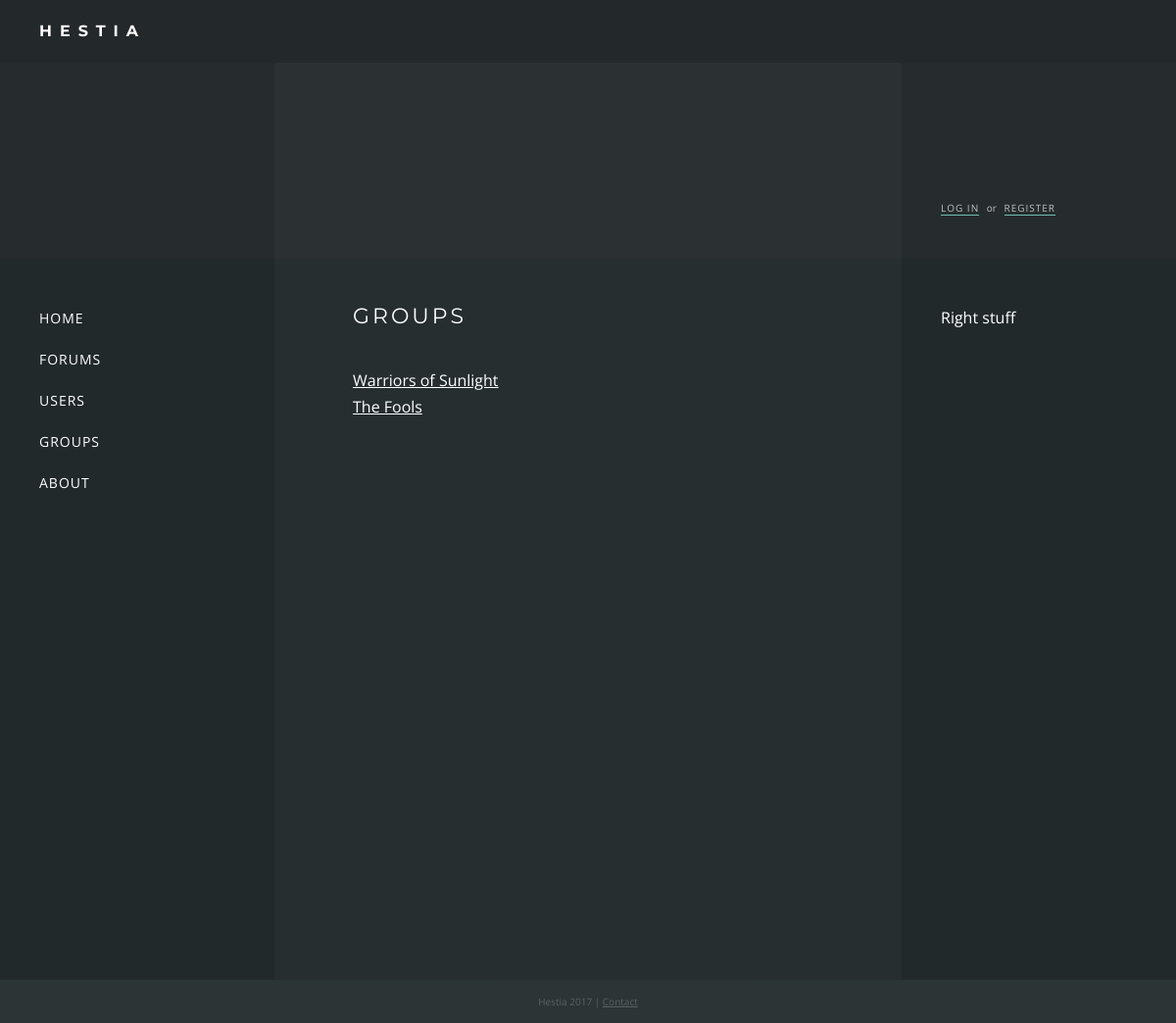
The app's page /groups/, older data.
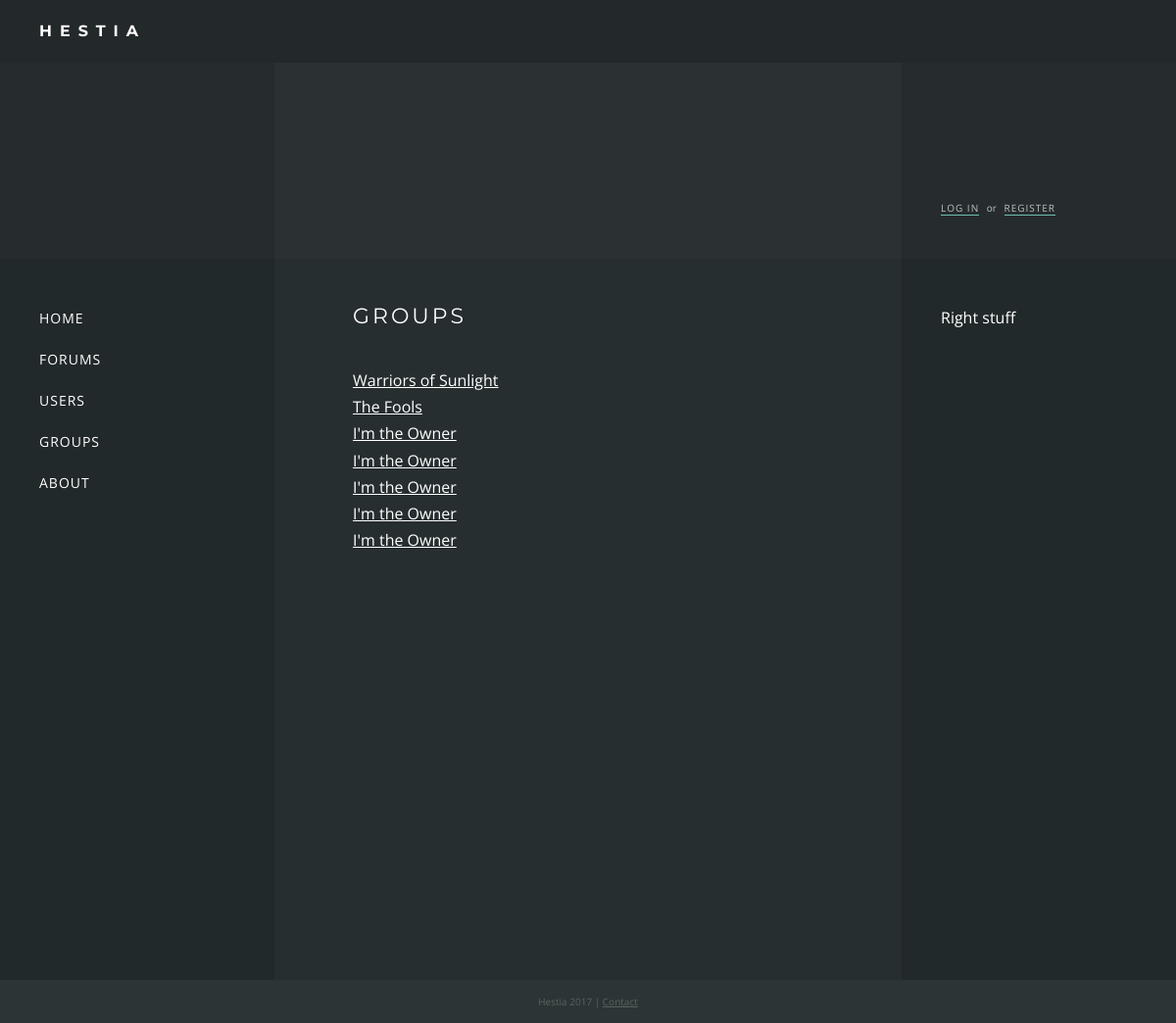
The same page, newer data.
### groups/models.py (models this page shows, shortened)
class Group(models.Model):
    name = models.CharField(max_length=200)
    description = models.CharField(max_length=200)
    created = models.DateTimeField('date created')
    icon = models.ImageField(upload_to='static/group_icons', blank=True)
    members = models.ManyToManyField(User, through='Membership')

### groups/views.py (the view)
def index(request):
    groups = Group.objects.all()
    return render(request, 'groups/index.html', {'groups':groups})

### groups/templates/groups/index.html
{% extends "base.html" %}
{% block content %}
    <h1>{% block title %}Groups{% endblock %}</h1>
    <ul>
    {% for group in groups %}
        <li><a href="/groups/{{ group.id }}">{{ group.name }}</a></li>
    {% endfor %}
    </ul>
{% endblock %}

### templates/base.html (shortened to what this page needs)
{% load static %}
<!DOCTYPE html>
<html>
<head>
	<link rel="stylesheet" type="text/css" href="{% static 'forums/style.css' %}" />
</head>
<body>
<div class="wrapper">
	<div class="header"><div class="title">Hestia</div></div>
	<div class="hero">
		<div class="box sidebar">
		</div>
		<div class="box content">
		</div>
		<div class="box sidebar auth">
		{% if user.is_authenticated %}
			<div class="name">Hello, <a href="/users/profile/{{ user.username }}">{{ user.username }}</a></div>
			<a href="/users/logout">Log out</a>
		{% else %}
			<a href="/users/login">Log in</a> <span>or</span> <a href="/users/register">Register</a>
		{% endif %}
		</div>
	</div>
	<div class="main">
		<div class="box sidebar">
			<nav>
			<ul>
			<li><a href="/">Home</a></li>
			<li><a href="/forums">Forums</a></li>
			<li><a href="/users">Users</a></li>
			<li><a href="/groups">Groups</a></li>
			<li><a href="/about">About</a></li>
			</ul>
			</nav>
		</div>
		<div class="box content">
			{% block content %}{% endblock %}
		</div>
		<div class="box sidebar">
			Right stuff
		</div>
	</div>
	<div class="footer">Hestia 2017 | <a href="">Contact</a></div>
</div>
</body>
</html>

### forums/static/forums/style.css (style rules this page uses)
* { margin:0; padding:0; }
html, body { height: 100%; }
body { font-family: 'Open Sans', sans-serif; background: #2F3838; color: #FFF; line-height: 1.5em; }
a { color: #FFF; }
h1 { font-family: 'Montserrat', sans-serif; font-size: 22px; text-transform: uppercase; letter-spacing: 3px; font-weight: normal; margin-bottom: 40px; }
li { list-style-type: none; line-height: 1.7em; }
.wrapper { height: 100%; display: table; width: 100%; }
.header { font-family: 'Montserrat', sans-serif; display: table-row; height: 1px; background: #23282A; }
.title { padding: 20px; padding-left: 40px; text-transform: uppercase; letter-spacing: 8px; font-weight: bold; }
.main { height: 100%; display: table; width: 100%; background: #262E30; }
.main .sidebar { width: 200px; background: #22292B; }
.hero { height: 200px; display: table; width: 100%; background: #2B3133; }
.hero .sidebar { width: 200px; background: rgba(34, 41, 43, 0.5); }
.box { display: table-cell; padding: 40px; }
.content { padding: 40px 80px; }
nav li { font-size: 14px; list-style-type: none; line-height: 3em; text-transform: uppercase; letter-spacing: 1px; }
nav li a { text-decoration: none; color: #FFF; padding: 5px 0; }
.auth { vertical-align: bottom; font-size: 10px; }
.auth span { opacity: 0.7; padding: 0 5px; }
.auth > a { text-decoration: none; text-transform: uppercase; color: #FFF; border-bottom: 1px solid #8CFEE6; letter-spacing: 1px; opacity: 0.7; }
.footer { display: table; height: 1px; background: #22292B; color: #444; width: 100%; text-align: center; color: #FFF; opacity: 0.2; font-size: 10px; padding: 10px 0; }

Row changes from the older to the newer data that the page shows:
added Group: name "I'm the Owner"
added Group: name "I'm the Owner"
added Group: name "I'm the Owner"
added Group: name "I'm the Owner"
added Group: name "I'm the Owner"
